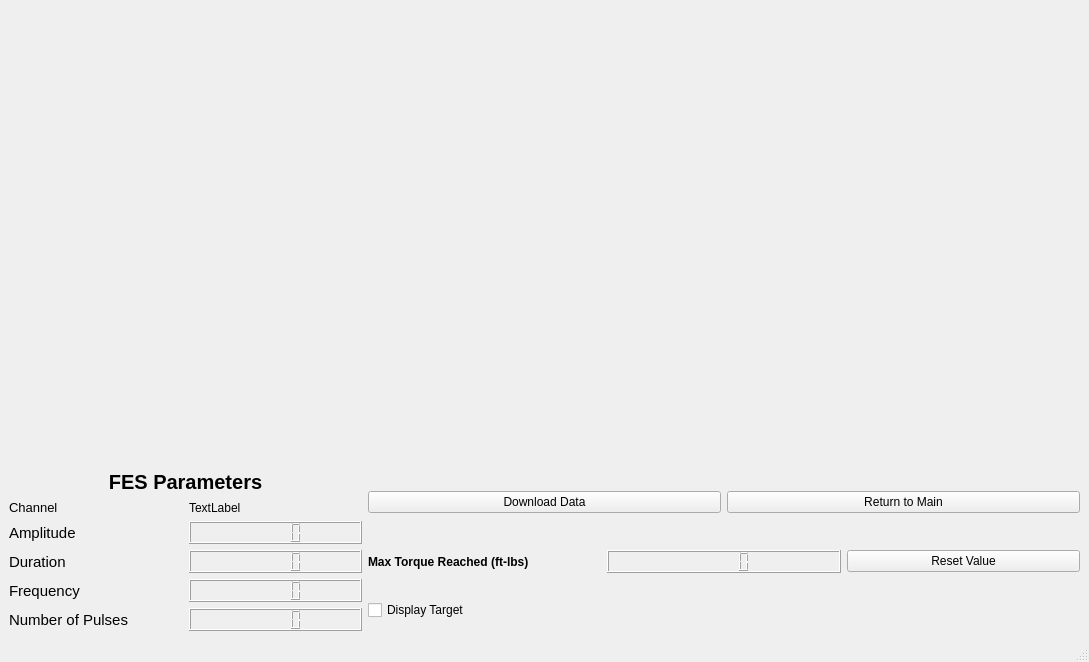
<?xml version="1.0" encoding="UTF-8"?>
<ui version="4.0">
 <class>MainWindow</class>
 <widget class="QMainWindow" name="MainWindow">
  <property name="geometry">
   <rect>
    <x>0</x>
    <y>0</y>
    <width>1089</width>
    <height>662</height>
   </rect>
  </property>
  <property name="windowTitle">
   <string>Central Drive Estimation</string>
  </property>
  <widget class="QWidget" name="centralwidget">
   <layout class="QGridLayout" name="gridLayout_3">
    <item row="0" column="0" colspan="3">
     <layout class="QVBoxLayout" name="verticalLayout">
      <item>
       <widget class="QWidget" name="TorquePlot" native="true">
        <layout class="QHBoxLayout" name="horizontalLayout"/>
       </widget>
      </item>
     </layout>
    </item>
    <item row="1" column="0" rowspan="3">
     <layout class="QGridLayout" name="gridLayout">
      <item row="0" column="0" colspan="2">
       <widget class="QLabel" name="label_3">
        <property name="font">
         <font>
          <pointsize>15</pointsize>
          <weight>75</weight>
          <bold>true</bold>
         </font>
        </property>
        <property name="text">
         <string>FES Parameters</string>
        </property>
        <property name="scaledContents">
         <bool>false</bool>
        </property>
        <property name="alignment">
         <set>Qt::AlignCenter</set>
        </property>
       </widget>
      </item>
      <item row="2" column="1">
       <widget class="QLCDNumber" name="committedAmp_lbl"/>
      </item>
      <item row="2" column="0">
       <widget class="QLabel" name="label">
        <property name="font">
         <font>
          <pointsize>11</pointsize>
         </font>
        </property>
        <property name="text">
         <string>Amplitude</string>
        </property>
       </widget>
      </item>
      <item row="5" column="0">
       <widget class="QLabel" name="label_5">
        <property name="font">
         <font>
          <pointsize>11</pointsize>
         </font>
        </property>
        <property name="text">
         <string>Number of Pulses</string>
        </property>
       </widget>
      </item>
      <item row="3" column="0">
       <widget class="QLabel" name="label_2">
        <property name="font">
         <font>
          <pointsize>11</pointsize>
          <italic>false</italic>
         </font>
        </property>
        <property name="text">
         <string>Duration</string>
        </property>
       </widget>
      </item>
      <item row="3" column="1">
       <widget class="QLCDNumber" name="committedDur_lbl"/>
      </item>
      <item row="4" column="0">
       <widget class="QLabel" name="label_4">
        <property name="font">
         <font>
          <pointsize>11</pointsize>
         </font>
        </property>
        <property name="text">
         <string>Frequency</string>
        </property>
       </widget>
      </item>
      <item row="1" column="1">
       <widget class="QLabel" name="channel_lbl">
        <property name="text">
         <string>TextLabel</string>
        </property>
       </widget>
      </item>
      <item row="4" column="1">
       <widget class="QLCDNumber" name="committedF_lbl"/>
      </item>
      <item row="5" column="1">
       <widget class="QLCDNumber" name="committedNp_lbl"/>
      </item>
      <item row="1" column="0">
       <widget class="QLabel" name="label_6">
        <property name="font">
         <font>
          <pointsize>10</pointsize>
         </font>
        </property>
        <property name="text">
         <string>Channel</string>
        </property>
       </widget>
      </item>
     </layout>
    </item>
    <item row="1" column="1">
     <widget class="QPushButton" name="download_pb">
      <property name="text">
       <string>Download Data</string>
      </property>
     </widget>
    </item>
    <item row="1" column="2">
     <widget class="QPushButton" name="returnToMain_pb">
      <property name="autoFillBackground">
       <bool>false</bool>
      </property>
      <property name="text">
       <string>Return to Main</string>
      </property>
     </widget>
    </item>
    <item row="2" column="1" colspan="2">
     <layout class="QGridLayout" name="gridLayout_2">
      <item row="0" column="0">
       <widget class="QLabel" name="label_7">
        <property name="font">
         <font>
          <weight>75</weight>
          <bold>true</bold>
         </font>
        </property>
        <property name="text">
         <string>Max Torque Reached (ft-lbs)</string>
        </property>
       </widget>
      </item>
      <item row="0" column="1">
       <widget class="QLCDNumber" name="maxTorque_lcd"/>
      </item>
      <item row="0" column="2">
       <widget class="QPushButton" name="maxTorqueReset_pb">
        <property name="text">
         <string>Reset Value</string>
        </property>
       </widget>
      </item>
     </layout>
    </item>
    <item row="3" column="1">
     <widget class="QCheckBox" name="target_cb">
      <property name="text">
       <string>Display Target</string>
      </property>
     </widget>
    </item>
   </layout>
  </widget>
  <widget class="QMenuBar" name="menubar">
   <property name="geometry">
    <rect>
     <x>0</x>
     <y>0</y>
     <width>1089</width>
     <height>26</height>
    </rect>
   </property>
  </widget>
  <widget class="QStatusBar" name="statusbar"/>
 </widget>
 <resources/>
 <connections/>
</ui>
